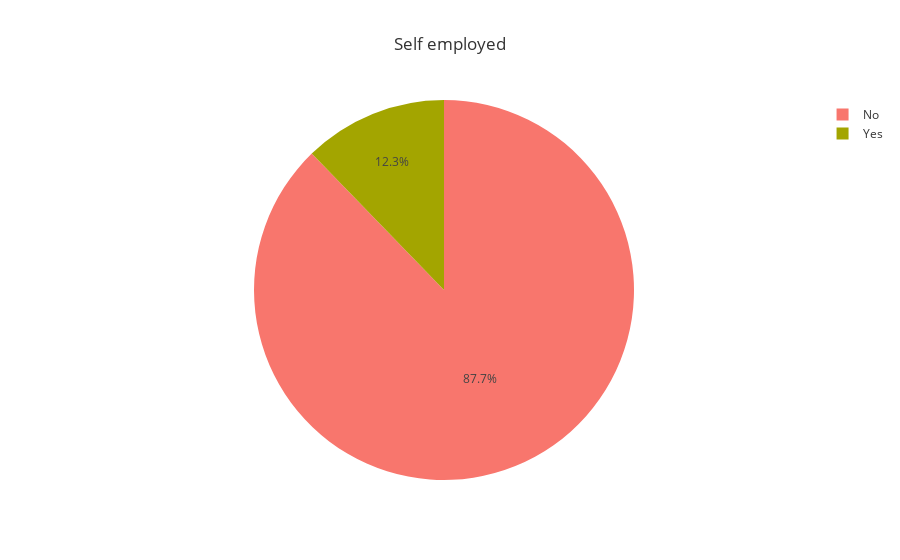

Notebook source saved alongside this figure:
### Code cell
plot_self = data2['self_employed'].value_counts().reset_index()
plot_self.columns = ['self_employed','count']

px.pie(plot_self,values='count',names='self_employed',template='ggplot2',title='Self employed')

# Self employed looks good

### Figure 1 — Plotly figure (JSON) as saved in the notebook; plotly's stock layout.template omitted (floating-point values rounded to 4 significant figures)
{"data": [{"domain": {"x": [0, 1], "y": [0, 1]}, "hovertemplate": "self_employed=%{label}<br>count=%{value}<extra></extra>", "labels": ["No", "Yes"], "legendgroup": "", "name": "", "showlegend": true, "type": "pie", "values": [852, 119]}], "layout": {"legend": {"tracegroupgap": 0}, "title": {"text": "Self employed"}}}
